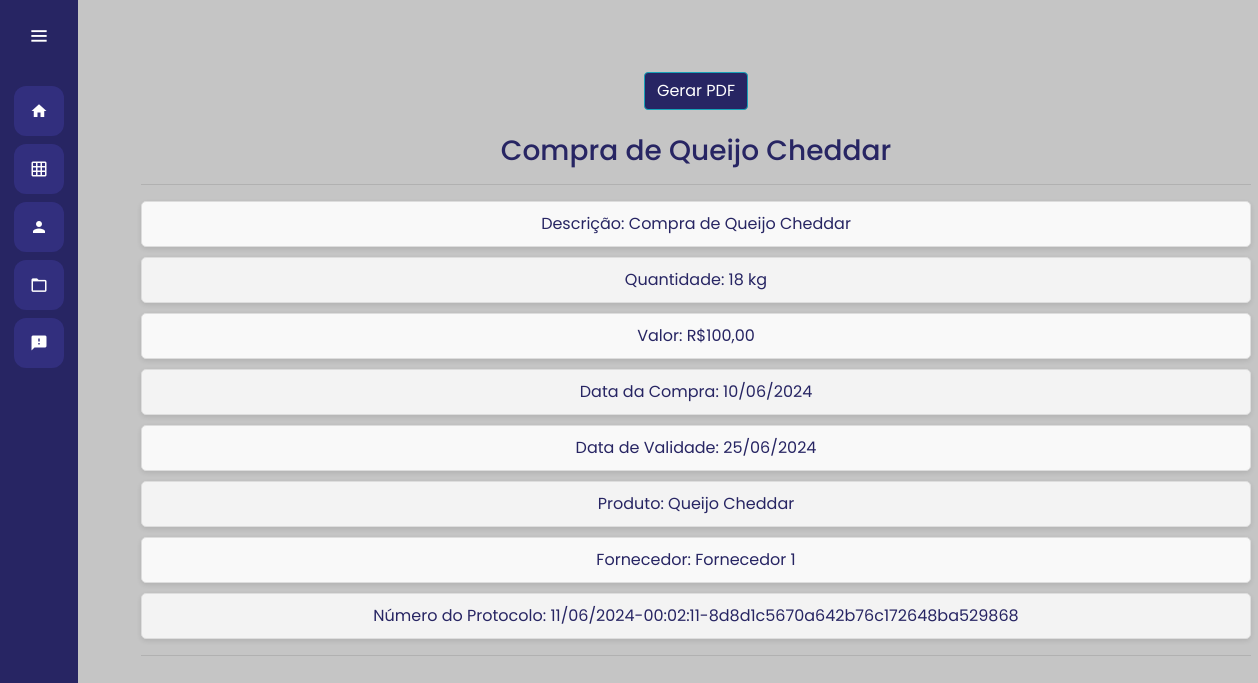
/compras/compra/ah0pTjszpOOeZY_os2Ilrw, run on the app's committed database.
### compras/models.py (models this page shows, shortened)
class Compra(models.Model):
    descricao = models.CharField(max_length=50, null=True)
    protocolo = models.CharField(max_length=52, null=True, blank=True)
    qtde = models.IntegerField()
    valor = models.DecimalField(max_digits=8, decimal_places=2)
    data_validade = models.DateField()
    data_compra = models.DateField()
    produto = models.ForeignKey(Produto, on_delete=models.CASCADE, default=0)
    fornecedor = models.ForeignKey(Fornecedor, on_delete=models.CASCADE, default=0)
    identificador = models.CharField(max_length=24, null=True, blank=True)

### produtos/models.py (models this page shows, shortened)
class Produto(models.Model):
    nome = models.CharField(max_length=50)
    descricao = models.CharField(max_length=80)
    qtde_estoque = models.IntegerField()
    unidade_medida = models.CharField(max_length=5)

### fornecedores/models.py (models this page shows, shortened)
class Fornecedor(models.Model):
    nome = models.CharField(max_length=50)
    email = models.EmailField()
    telefone = models.CharField(max_length=20)

### compras/views.py (the view)
# urls.py: path('compra/<str:identificador>', views.compra, name="compra"),
def compra(request, identificador):
    compra = get_object_or_404(Compra, identificador=identificador)
    return render(request, 'compra.html', {'compra': compra})

### compras/templates/compra.html
{% extends 'base.html' %}
{% load static %}
{% block 'head'  %}
    <link rel="stylesheet" href="{% static 'compras\css\compras.css' %}">
{% endblock %}
{% block 'dashboard' %}
    <br>
    <div class="container m-5">
        <div class="text-center">
            <a class="btn btn-info" href="{% url 'gerar_oc' compra.identificador %}">Gerar PDF</a>
            <br><br>
            <h3>{{compra.descricao}}</h3>
            <hr>
            <ul class="compra-detalhes">
                <li>Descrição: {{ compra.descricao }}</li>
                <li>Quantidade: {{ compra.qtde }} {{ compra.produto.unidade_medida }}</li>
                <li>Valor: R${{ compra.valor }}</li>
                <li>Data da Compra: {{ compra.data_compra|date:"d/m/Y" }}</li>
                <li>Data de Validade: {{ compra.data_validade|date:"d/m/Y" }}</li>
                <li>Produto: {{ compra.produto.nome }}</li>
                <li>Fornecedor: {{ compra.fornecedor.nome }}</li>
                <li>Número do Protocolo: {{ compra.protocolo }}</li>
            </ul>
            <hr>
        </div>
    </div>
{% endblock %}

### templates/base.html (shortened to what this page needs)
{% load static %}
<!doctype html>
<html lang="pt-BR">
  <head>
    <link rel="stylesheet" href="https://cdn.jsdelivr.net/npm/bootstrap@4.6.1/dist/css/bootstrap.min.css">
    <link rel="stylesheet" href="{% static 'general\css\base.css' %}">
    <link rel="stylesheet" href="{% static 'general/css/general.css' %}">
    <link href='https://unpkg.com/boxicons@2.0.7/css/boxicons.min.css' rel='stylesheet'>
    {% block 'head' %}{% endblock %}
  </head>
  <body>
    <div class="sidebar">
        <div class="logo-details">
            <i class='bx bx-menu' id="btn" ></i>
        </div>
        <ul class="nav-list">
          <li>
            <a href="#">
              <i class="material-icons">home</i>
            </a>
          </li>
          <li>
          <a href="{% url 'produtos' %}">
            <i class="material-icons">grid_on</i>
          </a>
        </li>
        <li>
          <a href="{% url 'fornecedores' %}">
            <i class="material-icons" >person</i>
          </a>
        </li>
        <li>
          <a href="{% url 'nova_compra' %}">
            <i class='bx bx-folder' ></i>
          </a>
        </li>
        <li>
          <a href="{% url 'listar_compra' %}">
            <i class="material-icons">feedback</i>
          </a>
        </li>
        </ul>
      </div>
      <section class="home-section">
          {% block 'dashboard'%}
          {% endblock %}
      </section>
  </body>
</html>

### templates/static/general/css/base.css (style rules this page uses)
* { margin: 0; padding: 0; box-sizing: border-box; font-family: "Poppins" , sans-serif; }
.sidebar { position: fixed; left: 0; top: 0; height: 100%; width: 78px; background: var(--dark-color); padding: 6px 14px; z-index: 99; transition: all 0.5s ease; }
.sidebar .logo-details { height: 60px; display: flex; align-items: center; position: relative; }
.sidebar .logo-details #btn { position: absolute; top: 50%; right: 0; transform: translateY(-50%); font-size: 22px; transition: all 0.4s ease; font-size: 23px; text-align: center; cursor: pointer; transition: all 0.5s ease; }
.sidebar i { color: #fff; height: 60px; min-width: 50px; font-size: 28px; text-align: center; line-height: 60px; }
.sidebar .nav-list { margin-top: 20px; height: 100%; }
.sidebar li { position: relative; margin: 8px 0; list-style: none; }
.sidebar li a { display: flex; height: 100%; width: 100%; border-radius: 12px; align-items: center; text-decoration: none; transition: all 0.4s ease; background: var(--main-color); }
.sidebar li i { height: 50px; line-height: 50px; font-size: 18px; border-radius: 12px; }
.home-section { position: relative; min-height: 100vh; top: 0; background: #c5c5c5; left: 78px; color: white; width: calc(100% - 78px); transition: all 0.5s ease; z-index: 2; }

### templates/static/general/css/general.css (style rules this page uses)
:root { --main-color: #322f7e; --dark-color: #272563; --light-color: #645fff; --contrast-color: #f88863; --differential-color: #ffe29a; }

### templates/static/compras/css/compras.css (style rules this page uses)
.btn-info { background-color: var(--dark-color); }
h3 { color: var(--dark-color); }
ul.compra-detalhes { list-style-type: none; padding: 0; margin: 0; }
ul.compra-detalhes li { background-color: #f9f9f9; margin-bottom: 10px; padding: 10px; border: 1px solid #ddd; border-radius: 5px; font-size: 16px; color: var(--dark-color); box-shadow: 0 2px 5px rgba(0, 0, 0, 0.1); }
ul.compra-detalhes li:nth-child(even) { background-color: #f3f3f3; }

### data on the page
Compra: descricao "Compra de Queijo Cheddar", qtde "18", produto.unidade_medida "kg", valor "100,00", data_compra "10/06/2024", data_validade "25/06/2024", produto.nome "Queijo Cheddar", fornecedor.nome "Fornecedor 1", protocolo "11/06/2024-00:02:11-8d8d1c5670a642b76c172648ba529868"
